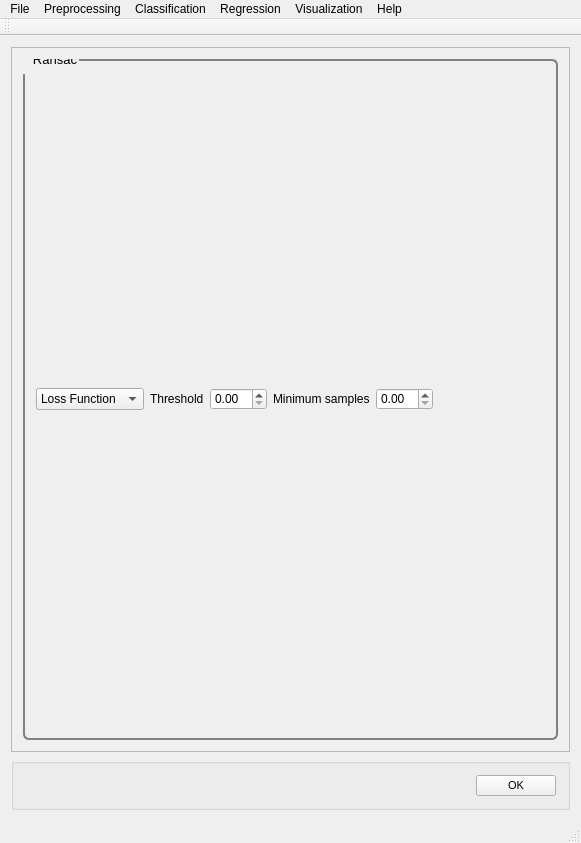
<?xml version="1.0" encoding="UTF-8"?>
<ui version="4.0">
    <class>MainWindow</class>
    <widget class="QMainWindow" name="MainWindow">
        <property name="geometry">
            <rect>
                <x>0</x>
                <y>0</y>
                <width>581</width>
                <height>843</height>
            </rect>
        </property>
        <property name="windowTitle">
            <string>PYSAT</string>
        </property>
        <widget class="QWidget" name="centralWidget">
            <layout class="QVBoxLayout" name="verticalLayout_9">
                <item>
                    <widget class="QScrollArea" name="scrollArea">
                        <property name="widgetResizable">
                            <bool>true</bool>
                        </property>
                        <widget class="QWidget" name="scrollAreaWidgetContents_2">
                            <property name="geometry">
                                <rect>
                                    <x>0</x>
                                    <y>0</y>
                                    <width>561</width>
                                    <height>721</height>
                                </rect>
                            </property>
                            <property name="font">
                                <font>
                                    <pointsize>8</pointsize>
                                </font>
                            </property>
                            <property name="styleSheet">
                                <string notr="true">QGroupBox {
                                    border: 2px solid gray;
                                    border-radius: 6px;
                                    margin-top: 0.5em;
                                    }

                                    QGroupBox::title {

                                    padding-top: -14px;
                                    padding-left: 8px;
                                    }
                                </string>
                            </property>
                            <layout class="QVBoxLayout" name="verticalLayout_8">
                                <item>
                                    <widget class="QGroupBox" name="ransac">
                                        <property name="font">
                                            <font>
                                                <pointsize>10</pointsize>
                                            </font>
                                        </property>
                                        <property name="title">
                                            <string>Ransac</string>
                                        </property>
                                        <layout class="QHBoxLayout" name="horizontalLayout">
                                            <item>
                                                <layout class="QVBoxLayout" name="ransac_vlayout_2">
                                                    <item>
                                                        <layout class="QHBoxLayout" name="ransac_loss_func_hlayout_2">
                                                            <item>
                                                                <widget class="QComboBox" name="ransac_loss_func_2">
                                                                    <item>
                                                                        <property name="text">
                                                                            <string>Loss Function</string>
                                                                        </property>
                                                                    </item>
                                                                    <item>
                                                                        <property name="text">
                                                                            <string>Absolute Error</string>
                                                                        </property>
                                                                    </item>
                                                                    <item>
                                                                        <property name="text">
                                                                            <string>Squared Error</string>
                                                                        </property>
                                                                    </item>
                                                                </widget>
                                                            </item>
                                                            <item>
                                                                <widget class="QLabel" name="ransac_threshold_label_2">
                                                                    <property name="text">
                                                                        <string>Threshold</string>
                                                                    </property>
                                                                </widget>
                                                            </item>
                                                            <item>
                                                                <widget class="QDoubleSpinBox"
                                                                        name="ransac_threshold_2"/>
                                                            </item>
                                                            <item>
                                                                <widget class="QLabel" name="ransac_min_label_2">
                                                                    <property name="text">
                                                                        <string>Minimum samples</string>
                                                                    </property>
                                                                </widget>
                                                            </item>
                                                            <item>
                                                                <widget class="QDoubleSpinBox" name="ransac_min_2"/>
                                                            </item>
                                                            <item>
                                                                <spacer name="ransac_loss_spacer_2">
                                                                    <property name="orientation">
                                                                        <enum>Qt::Horizontal</enum>
                                                                    </property>
                                                                    <property name="sizeHint" stdset="0">
                                                                        <size>
                                                                            <width>40</width>
                                                                            <height>20</height>
                                                                        </size>
                                                                    </property>
                                                                </spacer>
                                                            </item>
                                                        </layout>
                                                    </item>
                                                </layout>
                                            </item>
                                        </layout>
                                    </widget>
                                </item>
                            </layout>
                        </widget>
                    </widget>
                </item>
                <item>
                    <widget class="QGroupBox" name="OK">
                        <layout class="QHBoxLayout" name="ok">
                            <item>
                                <spacer name="horizontalSpacer_5">
                                    <property name="orientation">
                                        <enum>Qt::Horizontal</enum>
                                    </property>
                                    <property name="sizeHint" stdset="0">
                                        <size>
                                            <width>40</width>
                                            <height>20</height>
                                        </size>
                                    </property>
                                </spacer>
                            </item>
                            <item>
                                <widget class="QPushButton" name="okButton">
                                    <property name="font">
                                        <font>
                                            <pointsize>8</pointsize>
                                        </font>
                                    </property>
                                    <property name="mouseTracking">
                                        <bool>false</bool>
                                    </property>
                                    <property name="text">
                                        <string>OK</string>
                                    </property>
                                </widget>
                            </item>
                        </layout>
                    </widget>
                </item>
            </layout>
        </widget>
        <widget class="QToolBar" name="mainToolBar">
            <attribute name="toolBarArea">
                <enum>TopToolBarArea</enum>
            </attribute>
            <attribute name="toolBarBreak">
                <bool>false</bool>
            </attribute>
        </widget>
        <widget class="QStatusBar" name="statusBar"/>
        <widget class="QMenuBar" name="menuBar">
            <property name="geometry">
                <rect>
                    <x>0</x>
                    <y>0</y>
                    <width>581</width>
                    <height>21</height>
                </rect>
            </property>
            <widget class="QMenu" name="menuFile">
                <property name="title">
                    <string>File</string>
                </property>
                <addaction name="actionLoad_Refence_Data"/>
                <addaction name="actionLoad_Unknown_Data"/>
                <addaction name="actionSet_output_location"/>
                <addaction name="separator"/>
                <addaction name="actionSave_Current_Plots"/>
                <addaction name="actionSave_Current_Data"/>
                <addaction name="separator"/>
                <addaction name="actionCreate_New_Workflow"/>
                <addaction name="actionSave_Current_Workflow"/>
                <addaction name="separator"/>
                <addaction name="actionExit"/>
            </widget>
            <widget class="QMenu" name="menuPreprocessing">
                <property name="title">
                    <string>Preprocessing</string>
                </property>
                <widget class="QMenu" name="menuBaseline_Removal">
                    <property name="title">
                        <string>Baseline Removal</string>
                    </property>
                    <addaction name="actionALS"/>
                    <addaction name="actionDietrich"/>
                    <addaction name="actionPolyFit"/>
                    <addaction name="actionAirPLS"/>
                    <addaction name="actionFABC"/>
                    <addaction name="actionKK"/>
                    <addaction name="actionMario"/>
                    <addaction name="actionMedian"/>
                    <addaction name="actionRubberband"/>
                    <addaction name="actionUndecimated_Wavelet"/>
                </widget>
                <widget class="QMenu" name="menuCalibration_Transfer">
                    <property name="title">
                        <string>Calibration Transfer</string>
                    </property>
                    <addaction name="actionRatio"/>
                    <addaction name="actionTommy_s_Methgod"/>
                    <addaction name="actionPiecewise_Direct_Standardization"/>
                    <addaction name="actionOthers_3"/>
                </widget>
                <addaction name="actionNormalization"/>
                <addaction name="actionNoise_Reduction"/>
                <addaction name="actionApply_Mask"/>
                <addaction name="actionInterpolate"/>
                <addaction name="actionInstrument_Response"/>
                <addaction name="menuBaseline_Removal"/>
                <addaction name="menuCalibration_Transfer"/>
                <addaction name="actionICA_2"/>
                <addaction name="actionPCA_2"/>
            </widget>
            <widget class="QMenu" name="menuRegression">
                <property name="title">
                    <string>Regression</string>
                </property>
                <addaction name="actionCross_Validation"/>
                <addaction name="actionTrain"/>
                <addaction name="actionPredict"/>
                <addaction name="actionCreate_N_Folds"/>
                <addaction name="actionCreate_Test_Folds"/>
                <addaction name="actionSubmodel_Ranges"/>
            </widget>
            <widget class="QMenu" name="menuHelp">
                <property name="title">
                    <string>Help</string>
                </property>
                <addaction name="actionIndex"/>
                <addaction name="actionContent_2"/>
                <addaction name="separator"/>
                <addaction name="actionAbout"/>
                <addaction name="actionAbout_QtCreator"/>
            </widget>
            <widget class="QMenu" name="menuClassification">
                <property name="title">
                    <string>Classification</string>
                </property>
                <widget class="QMenu" name="menuSupervised">
                    <property name="title">
                        <string>Supervised</string>
                    </property>
                    <addaction name="actionPLS_DA"/>
                    <addaction name="actionSIMCA"/>
                </widget>
                <widget class="QMenu" name="menuClustering">
                    <property name="title">
                        <string>Clustering</string>
                    </property>
                    <addaction name="actionK_means"/>
                    <addaction name="actionHierarchical_2"/>
                </widget>
                <addaction name="menuSupervised"/>
                <addaction name="menuClustering"/>
            </widget>
            <widget class="QMenu" name="menuVisualization">
                <property name="title">
                    <string>Visualization</string>
                </property>
                <addaction name="actionLine_Plot"/>
                <addaction name="action1_to_1_Plot"/>
                <addaction name="actionScatter_Plot"/>
            </widget>
            <addaction name="menuFile"/>
            <addaction name="menuPreprocessing"/>
            <addaction name="menuClassification"/>
            <addaction name="menuRegression"/>
            <addaction name="menuVisualization"/>
            <addaction name="menuHelp"/>
        </widget>
        <action name="actionLoad_Refence_Data">
            <property name="text">
                <string>Load Refence Data</string>
            </property>
        </action>
        <action name="actionLoad_Unknown_Data">
            <property name="text">
                <string>Load Unknown Data</string>
            </property>
        </action>
        <action name="actionSave_Current_Workflow">
            <property name="text">
                <string>Save Current Workflow</string>
            </property>
        </action>
        <action name="actionSave_Current_Plots">
            <property name="text">
                <string>Save Current Plots</string>
            </property>
        </action>
        <action name="actionSave_Current_Data">
            <property name="text">
                <string>Save Current Data</string>
            </property>
        </action>
        <action name="actionCreate_New_Workflow">
            <property name="text">
                <string>Create New Workflow</string>
            </property>
        </action>
        <action name="actionNoise_Reduction">
            <property name="text">
                <string>Noise Reduction</string>
            </property>
        </action>
        <action name="actionApply_Mask">
            <property name="text">
                <string>Apply Mask</string>
            </property>
        </action>
        <action name="actionInterpolate">
            <property name="text">
                <string>Interpolate (unknown to known)</string>
            </property>
        </action>
        <action name="actionInstrument_Response">
            <property name="text">
                <string>Instrument Response</string>
            </property>
        </action>
        <action name="actionALS">
            <property name="text">
                <string>ALS</string>
            </property>
        </action>
        <action name="actionDietrich">
            <property name="text">
                <string>Dietrich</string>
            </property>
        </action>
        <action name="actionPolyFit">
            <property name="text">
                <string>PolyFit</string>
            </property>
        </action>
        <action name="actionAirPLS">
            <property name="text">
                <string>AirPLS</string>
            </property>
        </action>
        <action name="actionFABC">
            <property name="text">
                <string>FABC</string>
            </property>
        </action>
        <action name="actionKK">
            <property name="text">
                <string>KK</string>
            </property>
        </action>
        <action name="actionMario">
            <property name="text">
                <string>Mario</string>
            </property>
        </action>
        <action name="actionMedian">
            <property name="text">
                <string>Median</string>
            </property>
        </action>
        <action name="actionRubberband">
            <property name="text">
                <string>Rubberband</string>
            </property>
        </action>
        <action name="actionUndecimated_Wavelet">
            <property name="text">
                <string>Undecimated Wavelet</string>
            </property>
        </action>
        <action name="actionRatio">
            <property name="text">
                <string>Ratio</string>
            </property>
        </action>
        <action name="actionTommy_s_Methgod">
            <property name="text">
                <string>Tommy's Method</string>
            </property>
        </action>
        <action name="actionPiecewise_Direct_Standardization">
            <property name="text">
                <string>Piecewise Direct Standardization</string>
            </property>
        </action>
        <action name="actionPCA">
            <property name="text">
                <string>PCA</string>
            </property>
        </action>
        <action name="actionICA">
            <property name="text">
                <string>ICA</string>
            </property>
        </action>
        <action name="actionK_Means">
            <property name="text">
                <string>K-Means</string>
            </property>
        </action>
        <action name="actionHierarchical">
            <property name="text">
                <string>Hierarchical</string>
            </property>
        </action>
        <action name="actionOthers">
            <property name="text">
                <string>Others...</string>
            </property>
        </action>
        <action name="actionOthers_2">
            <property name="text">
                <string>Others...</string>
            </property>
        </action>
        <action name="actionOthers_3">
            <property name="text">
                <string>Others...</string>
            </property>
        </action>
        <action name="actionPLS">
            <property name="text">
                <string>PLS</string>
            </property>
        </action>
        <action name="actionSM_PLS">
            <property name="text">
                <string>SM-PLS</string>
            </property>
        </action>
        <action name="actionICA_Regression">
            <property name="text">
                <string>ICA Regression</string>
            </property>
        </action>
        <action name="actionGaussian_Process">
            <property name="text">
                <string>Gaussian Process</string>
            </property>
        </action>
        <action name="actionMLP">
            <property name="text">
                <string>MLP</string>
            </property>
        </action>
        <action name="actionSVM">
            <property name="text">
                <string>SVM</string>
            </property>
        </action>
        <action name="actionOthers_4">
            <property name="text">
                <string>Others...</string>
            </property>
        </action>
        <action name="actionOthers_5">
            <property name="text">
                <string>Others...</string>
            </property>
        </action>
        <action name="actionIndex">
            <property name="text">
                <string>Index</string>
            </property>
        </action>
        <action name="actionContent_2">
            <property name="text">
                <string>Content</string>
            </property>
        </action>
        <action name="actionAbout">
            <property name="text">
                <string>About...</string>
            </property>
        </action>
        <action name="actionAbout_QtCreator">
            <property name="text">
                <string>About Qt...</string>
            </property>
        </action>
        <action name="actionExit">
            <property name="text">
                <string>Exit</string>
            </property>
        </action>
        <action name="actionNormalization">
            <property name="text">
                <string>Normalization</string>
            </property>
        </action>
        <action name="actionICA_2">
            <property name="text">
                <string>ICA</string>
            </property>
        </action>
        <action name="actionPCA_2">
            <property name="text">
                <string>PCA</string>
            </property>
        </action>
        <action name="actionPLS_DA">
            <property name="text">
                <string>PLS-DA</string>
            </property>
        </action>
        <action name="actionSIMCA">
            <property name="text">
                <string>SIMCA</string>
            </property>
        </action>
        <action name="actionK_means">
            <property name="text">
                <string>K-means</string>
            </property>
        </action>
        <action name="actionHierarchical_2">
            <property name="text">
                <string>Hierarchical</string>
            </property>
        </action>
        <action name="actionCross_Validation">
            <property name="text">
                <string>Cross Validation</string>
            </property>
        </action>
        <action name="actionTrain">
            <property name="text">
                <string>Train</string>
            </property>
        </action>
        <action name="actionPredict">
            <property name="text">
                <string>Predict</string>
            </property>
        </action>
        <action name="actionLine_Plot">
            <property name="text">
                <string>Line Plot</string>
            </property>
        </action>
        <action name="action1_to_1_Plot">
            <property name="text">
                <string>1 to 1 Plot</string>
            </property>
        </action>
        <action name="actionScatter_Plot">
            <property name="text">
                <string>Scatter Plot</string>
            </property>
        </action>
        <action name="actionSet_output_location">
            <property name="text">
                <string>Output Location</string>
            </property>
        </action>
        <action name="actionCreate_N_Folds">
            <property name="text">
                <string>Create N Folds</string>
            </property>
        </action>
        <action name="actionCreate_Test_Folds">
            <property name="text">
                <string>Create Test Folds</string>
            </property>
        </action>
        <action name="actionSubmodel_Ranges">
            <property name="text">
                <string>Submodel Ranges</string>
            </property>
        </action>
    </widget>
    <layoutdefault spacing="6" margin="11"/>
    <resources/>
    <connections/>
</ui>
